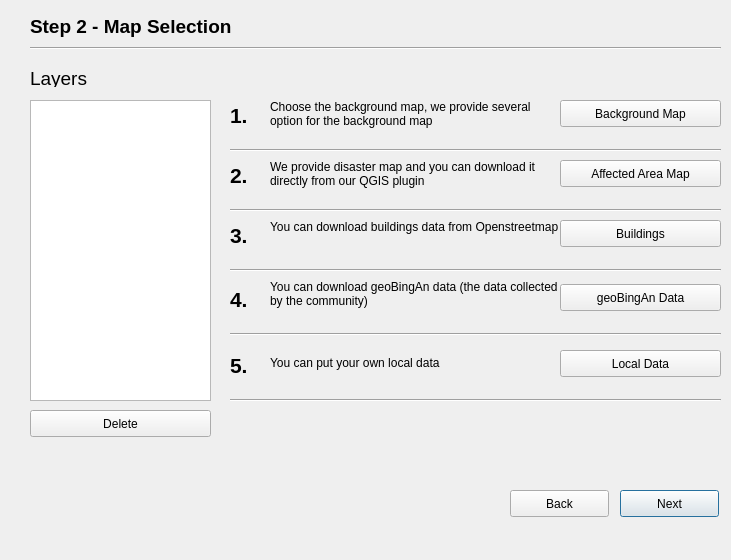
<?xml version="1.0" encoding="UTF-8"?>
<ui version="4.0">
 <class>WizardImpact1Base</class>
 <widget class="QDialog" name="WizardImpact1Base">
  <property name="geometry">
   <rect>
    <x>0</x>
    <y>0</y>
    <width>731</width>
    <height>560</height>
   </rect>
  </property>
  <property name="windowTitle">
   <string>Impact Map Step 2 Wizard</string>
  </property>
  <widget class="QLabel" name="label">
   <property name="geometry">
    <rect>
     <x>270</x>
     <y>100</y>
     <width>291</width>
     <height>41</height>
    </rect>
   </property>
   <property name="text">
    <string>&lt;html&gt;&lt;head/&gt;&lt;body&gt;&lt;p&gt;Choose the background map, we provide several option for the background map&lt;/p&gt;&lt;/body&gt;&lt;/html&gt;</string>
   </property>
   <property name="alignment">
    <set>Qt::AlignLeading|Qt::AlignLeft|Qt::AlignTop</set>
   </property>
   <property name="wordWrap">
    <bool>true</bool>
   </property>
  </widget>
  <widget class="QPushButton" name="next_btn">
   <property name="geometry">
    <rect>
     <x>620</x>
     <y>490</y>
     <width>99</width>
     <height>27</height>
    </rect>
   </property>
   <property name="text">
    <string>Next</string>
   </property>
  </widget>
  <widget class="QLabel" name="label_2">
   <property name="geometry">
    <rect>
     <x>30</x>
     <y>16</y>
     <width>691</width>
     <height>21</height>
    </rect>
   </property>
   <property name="font">
    <font>
     <pointsize>14</pointsize>
     <weight>75</weight>
     <bold>true</bold>
    </font>
   </property>
   <property name="text">
    <string>Step 2 - Map Selection</string>
   </property>
  </widget>
  <widget class="Line" name="line">
   <property name="geometry">
    <rect>
     <x>30</x>
     <y>40</y>
     <width>691</width>
     <height>16</height>
    </rect>
   </property>
   <property name="orientation">
    <enum>Qt::Horizontal</enum>
   </property>
  </widget>
  <widget class="QPushButton" name="basemap_btn">
   <property name="geometry">
    <rect>
     <x>560</x>
     <y>100</y>
     <width>161</width>
     <height>27</height>
    </rect>
   </property>
   <property name="text">
    <string>Background Map</string>
   </property>
  </widget>
  <widget class="QLabel" name="label_3">
   <property name="geometry">
    <rect>
     <x>230</x>
     <y>100</y>
     <width>21</width>
     <height>31</height>
    </rect>
   </property>
   <property name="font">
    <font>
     <pointsize>16</pointsize>
     <weight>75</weight>
     <bold>true</bold>
    </font>
   </property>
   <property name="text">
    <string>&lt;html&gt;&lt;head/&gt;&lt;body&gt;&lt;p&gt;1.&lt;/p&gt;&lt;/body&gt;&lt;/html&gt;</string>
   </property>
  </widget>
  <widget class="Line" name="line_2">
   <property name="geometry">
    <rect>
     <x>230</x>
     <y>140</y>
     <width>491</width>
     <height>20</height>
    </rect>
   </property>
   <property name="orientation">
    <enum>Qt::Horizontal</enum>
   </property>
  </widget>
  <widget class="QPushButton" name="vap_btn">
   <property name="geometry">
    <rect>
     <x>560</x>
     <y>160</y>
     <width>161</width>
     <height>27</height>
    </rect>
   </property>
   <property name="text">
    <string>Affected Area Map</string>
   </property>
  </widget>
  <widget class="Line" name="line_3">
   <property name="geometry">
    <rect>
     <x>230</x>
     <y>200</y>
     <width>491</width>
     <height>20</height>
    </rect>
   </property>
   <property name="orientation">
    <enum>Qt::Horizontal</enum>
   </property>
  </widget>
  <widget class="QLabel" name="label_4">
   <property name="geometry">
    <rect>
     <x>230</x>
     <y>160</y>
     <width>21</width>
     <height>31</height>
    </rect>
   </property>
   <property name="font">
    <font>
     <pointsize>16</pointsize>
     <weight>75</weight>
     <bold>true</bold>
    </font>
   </property>
   <property name="text">
    <string>&lt;html&gt;&lt;head/&gt;&lt;body&gt;&lt;p&gt;2.&lt;/p&gt;&lt;/body&gt;&lt;/html&gt;</string>
   </property>
  </widget>
  <widget class="QLabel" name="label_5">
   <property name="geometry">
    <rect>
     <x>270</x>
     <y>160</y>
     <width>291</width>
     <height>41</height>
    </rect>
   </property>
   <property name="text">
    <string>&lt;html&gt;&lt;head/&gt;&lt;body&gt;&lt;p&gt;We provide disaster map and you can download it directly from our QGIS plugin&lt;/p&gt;&lt;/body&gt;&lt;/html&gt;</string>
   </property>
   <property name="alignment">
    <set>Qt::AlignLeading|Qt::AlignLeft|Qt::AlignTop</set>
   </property>
   <property name="wordWrap">
    <bool>true</bool>
   </property>
  </widget>
  <widget class="QLabel" name="label_6">
   <property name="geometry">
    <rect>
     <x>270</x>
     <y>220</y>
     <width>291</width>
     <height>41</height>
    </rect>
   </property>
   <property name="text">
    <string>&lt;html&gt;&lt;head/&gt;&lt;body&gt;&lt;p&gt;You can download buildings data from Openstreetmap&lt;/p&gt;&lt;/body&gt;&lt;/html&gt;</string>
   </property>
   <property name="alignment">
    <set>Qt::AlignLeading|Qt::AlignLeft|Qt::AlignTop</set>
   </property>
   <property name="wordWrap">
    <bool>true</bool>
   </property>
  </widget>
  <widget class="QLabel" name="label_7">
   <property name="geometry">
    <rect>
     <x>230</x>
     <y>220</y>
     <width>21</width>
     <height>31</height>
    </rect>
   </property>
   <property name="font">
    <font>
     <pointsize>16</pointsize>
     <weight>75</weight>
     <bold>true</bold>
    </font>
   </property>
   <property name="text">
    <string>&lt;html&gt;&lt;head/&gt;&lt;body&gt;&lt;p&gt;3.&lt;/p&gt;&lt;/body&gt;&lt;/html&gt;</string>
   </property>
  </widget>
  <widget class="Line" name="line_4">
   <property name="geometry">
    <rect>
     <x>230</x>
     <y>260</y>
     <width>491</width>
     <height>20</height>
    </rect>
   </property>
   <property name="orientation">
    <enum>Qt::Horizontal</enum>
   </property>
  </widget>
  <widget class="QPushButton" name="osm_btn">
   <property name="geometry">
    <rect>
     <x>560</x>
     <y>220</y>
     <width>161</width>
     <height>27</height>
    </rect>
   </property>
   <property name="text">
    <string>Buildings</string>
   </property>
  </widget>
  <widget class="QLabel" name="label_8">
   <property name="geometry">
    <rect>
     <x>230</x>
     <y>350</y>
     <width>21</width>
     <height>31</height>
    </rect>
   </property>
   <property name="font">
    <font>
     <pointsize>16</pointsize>
     <weight>75</weight>
     <bold>true</bold>
    </font>
   </property>
   <property name="text">
    <string>&lt;html&gt;&lt;head/&gt;&lt;body&gt;&lt;p&gt;5.&lt;/p&gt;&lt;/body&gt;&lt;/html&gt;</string>
   </property>
  </widget>
  <widget class="QPushButton" name="local_btn">
   <property name="geometry">
    <rect>
     <x>560</x>
     <y>350</y>
     <width>161</width>
     <height>27</height>
    </rect>
   </property>
   <property name="text">
    <string>Local Data</string>
   </property>
  </widget>
  <widget class="QLabel" name="label_9">
   <property name="geometry">
    <rect>
     <x>270</x>
     <y>356</y>
     <width>291</width>
     <height>40</height>
    </rect>
   </property>
   <property name="text">
    <string>&lt;html&gt;&lt;head/&gt;&lt;body&gt;&lt;p&gt;You can put your own local data&lt;/p&gt;&lt;/body&gt;&lt;/html&gt;</string>
   </property>
   <property name="alignment">
    <set>Qt::AlignLeading|Qt::AlignLeft|Qt::AlignTop</set>
   </property>
   <property name="wordWrap">
    <bool>true</bool>
   </property>
  </widget>
  <widget class="Line" name="line_5">
   <property name="geometry">
    <rect>
     <x>230</x>
     <y>390</y>
     <width>491</width>
     <height>20</height>
    </rect>
   </property>
   <property name="orientation">
    <enum>Qt::Horizontal</enum>
   </property>
  </widget>
  <widget class="QListView" name="layers_listView">
   <property name="geometry">
    <rect>
     <x>30</x>
     <y>100</y>
     <width>181</width>
     <height>301</height>
    </rect>
   </property>
  </widget>
  <widget class="QLabel" name="label_10">
   <property name="geometry">
    <rect>
     <x>30</x>
     <y>70</y>
     <width>161</width>
     <height>17</height>
    </rect>
   </property>
   <property name="font">
    <font>
     <pointsize>14</pointsize>
     <weight>50</weight>
     <bold>false</bold>
    </font>
   </property>
   <property name="text">
    <string>Layers</string>
   </property>
  </widget>
  <widget class="QLabel" name="label_11">
   <property name="geometry">
    <rect>
     <x>230</x>
     <y>284</y>
     <width>21</width>
     <height>31</height>
    </rect>
   </property>
   <property name="font">
    <font>
     <pointsize>16</pointsize>
     <weight>75</weight>
     <bold>true</bold>
    </font>
   </property>
   <property name="text">
    <string>&lt;html&gt;&lt;head/&gt;&lt;body&gt;&lt;p&gt;4.&lt;/p&gt;&lt;/body&gt;&lt;/html&gt;</string>
   </property>
  </widget>
  <widget class="QPushButton" name="geobingan_btn">
   <property name="geometry">
    <rect>
     <x>560</x>
     <y>284</y>
     <width>161</width>
     <height>27</height>
    </rect>
   </property>
   <property name="text">
    <string>geoBingAn Data</string>
   </property>
  </widget>
  <widget class="Line" name="line_6">
   <property name="geometry">
    <rect>
     <x>230</x>
     <y>324</y>
     <width>491</width>
     <height>20</height>
    </rect>
   </property>
   <property name="orientation">
    <enum>Qt::Horizontal</enum>
   </property>
  </widget>
  <widget class="QLabel" name="label_12">
   <property name="geometry">
    <rect>
     <x>270</x>
     <y>280</y>
     <width>291</width>
     <height>40</height>
    </rect>
   </property>
   <property name="text">
    <string>&lt;html&gt;&lt;head/&gt;&lt;body&gt;&lt;p&gt;You can download geoBingAn data (the data collected by the community)&lt;/p&gt;&lt;/body&gt;&lt;/html&gt;</string>
   </property>
   <property name="alignment">
    <set>Qt::AlignLeading|Qt::AlignLeft|Qt::AlignTop</set>
   </property>
   <property name="wordWrap">
    <bool>true</bool>
   </property>
  </widget>
  <widget class="QPushButton" name="back_btn">
   <property name="geometry">
    <rect>
     <x>510</x>
     <y>490</y>
     <width>99</width>
     <height>27</height>
    </rect>
   </property>
   <property name="text">
    <string>Back</string>
   </property>
  </widget>
  <widget class="QPushButton" name="delete_layers_btn">
   <property name="geometry">
    <rect>
     <x>30</x>
     <y>410</y>
     <width>181</width>
     <height>27</height>
    </rect>
   </property>
   <property name="text">
    <string>Delete</string>
   </property>
  </widget>
 </widget>
 <resources/>
 <connections/>
</ui>
